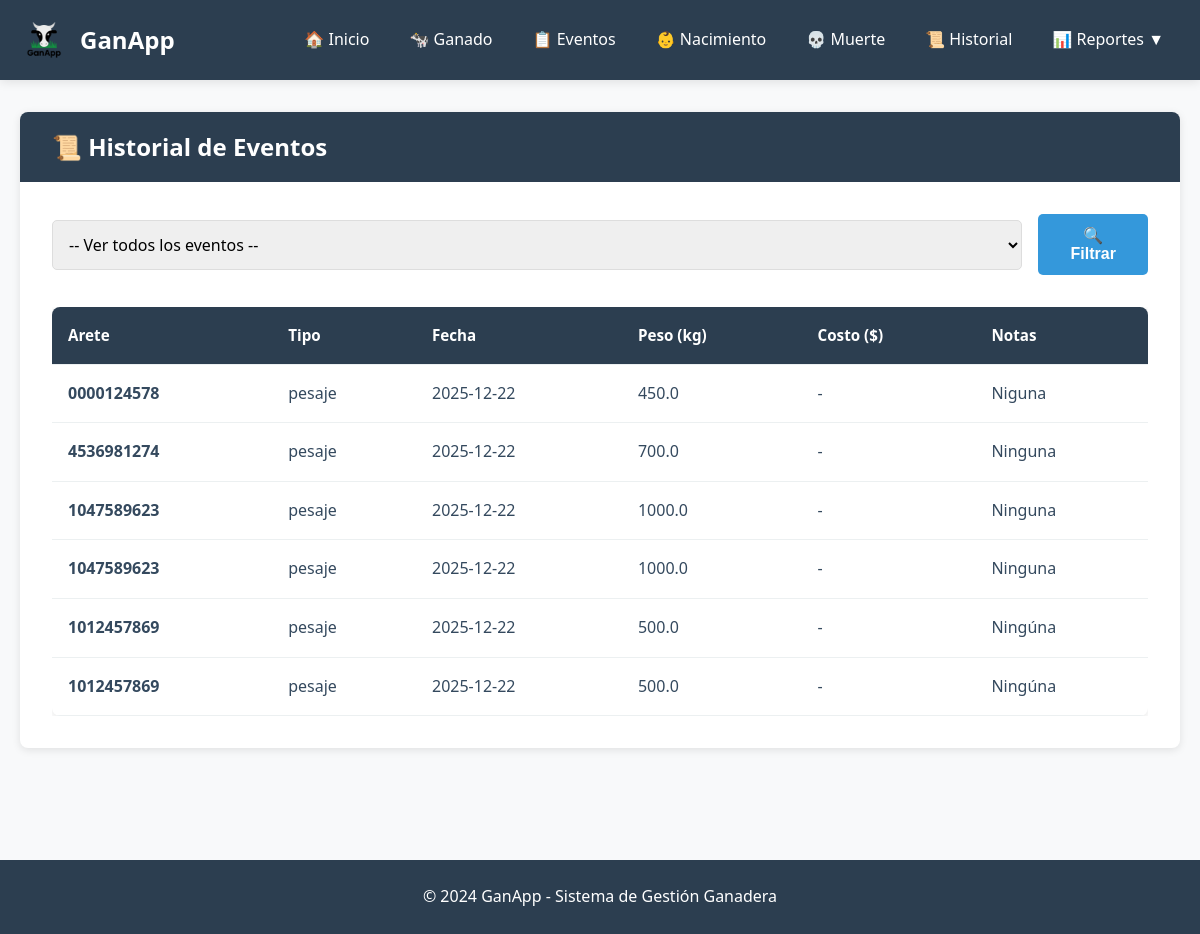
The page /historial on the database its author committed.
### tables this page shows
CREATE TABLE eventos (
        id INTEGER PRIMARY KEY AUTOINCREMENT,
        arete TEXT NOT NULL,
        tipo TEXT NOT NULL,
        fecha TEXT NOT NULL,
        peso REAL,
        costo REAL,
        notas TEXT,
        fecha_registro TIMESTAMP DEFAULT CURRENT_TIMESTAMP,
        FOREIGN KEY (arete) REFERENCES ganado(arete) ON DELETE CASCADE
    );

### app.py (the view)
@app.route('/historial')
def historial():
    arete = request.args.get('arete', '')
    conn = database.conectar()
    cursor = conn.cursor()
    if arete:
        cursor.execute("""
            SELECT tipo, fecha, peso, costo, notas, arete
            FROM eventos
            WHERE arete = ?
            ORDER BY fecha DESC
        """, (arete,))
    else:
        cursor.execute("""
            SELECT tipo, fecha, peso, costo, notas, arete
            FROM eventos
            ORDER BY fecha DESC
            LIMIT 100
        """)
    eventos = cursor.fetchall()
    cursor.execute("SELECT DISTINCT arete FROM ganado ORDER BY arete")
    aretes = [row[0] for row in cursor.fetchall()]
    conn.close()
    return render_template('historial.html', eventos=eventos, aretes=aretes, arete_seleccionado=arete)

### database.py (called while the page is built)
def conectar():
    return sqlite3.connect(DB_NAME)

### templates/historial.html (shortened to what this page needs)
{% extends "base.html" %}
{% block content %}
<div class="card">
    <div class="card-header">
        <h2>📜 Historial de Eventos</h2>
    </div>
    <form method="GET" action="{{ url_for('historial') }}" class="search-bar">
        <select name="arete" class="form-control">
            <option value="">-- Ver todos los eventos --</option>
        </select>
        <button type="submit" class="btn btn-primary">🔍 Filtrar</button>
    </form>
    <div class="table-container">
        <table>
            <thead>
                <tr>
                    <th>Arete</th>
                    <th>Tipo</th>
                    <th>Fecha</th>
                    <th>Peso (kg)</th>
                    <th>Costo ($)</th>
                    <th>Notas</th>
                </tr>
            </thead>
            <tbody>
                {% for evento in eventos %}
                <tr>
                    <td><strong>{{ evento[5] }}</strong></td>
                    <td>{{ evento[0] }}</td>
                    <td>{{ evento[1] }}</td>
                    <td>{{ evento[2] if evento[2] else '-' }}</td>
                    <td>{{ "${:,.2f}".format(evento[3]) if evento[3] else '-' }}</td>
                    <td>{{ evento[4] if evento[4] else '-' }}</td>
                </tr>
                {% endfor %}
            </tbody>
        </table>
    </div>
</div>
{% endblock %}

### static/css/style.css (style rules this page uses)
:root { --primary: #2C3E50; --secondary: #3498DB; --success: #27AE60; --danger: #E74C3C; --warning: #F39C12; --light: #ECF0F1; --dark: #34495E; --white: #FFFFFF; --hover: #5DADE2; --bg-main: #F8F9FA; }
* { margin: 0; padding: 0; box-sizing: border-box; }
body { font-family: 'Segoe UI', Tahoma, Geneva, Verdana, sans-serif; background-color: var(--bg-main); color: var(--dark); line-height: 1.6; }
.card { background-color: var(--white); border-radius: 8px; padding: 2rem; box-shadow: 0 2px 8px rgba(0,0,0,0.1); margin-bottom: 2rem; }
.card-header { background-color: var(--primary); color: var(--white); padding: 1rem 2rem; border-radius: 8px 8px 0 0; margin: -2rem -2rem 2rem -2rem; }
.card-header h2 { font-size: 1.5rem; font-weight: bold; }
.form-control { width: 100%; padding: 0.75rem; border: 1px solid #ddd; border-radius: 5px; font-size: 1rem; font-family: 'Segoe UI', sans-serif; transition: border-color 0.3s, box-shadow 0.3s; }
select.form-control { cursor: pointer; }
.btn { display: inline-block; padding: 0.75rem 1.5rem; border: none; border-radius: 5px; font-size: 1rem; font-weight: bold; text-decoration: none; cursor: pointer; transition: all 0.3s; text-align: center; }
.btn-primary { background-color: var(--secondary); color: var(--white); }
.table-container { overflow-x: auto; margin-top: 1rem; }
table { width: 100%; border-collapse: collapse; background-color: var(--white); border-radius: 8px; overflow: hidden; box-shadow: 0 2px 8px rgba(0,0,0,0.1); }
thead { background-color: var(--primary); color: var(--white); }
th, td { padding: 1rem; text-align: left; border-bottom: 1px solid var(--light); }
th { font-weight: bold; font-size: 0.95rem; }
.search-bar { display: flex; gap: 1rem; margin-bottom: 2rem; align-items: center; }

### rows shown on the page
eventos: arete "0000124578", tipo "pesaje", fecha "2025-12-22", peso "450.0", value "-", notas "Niguna"
eventos: arete "4536981274", tipo "pesaje", fecha "2025-12-22", peso "700.0", value "-", notas "Ninguna"
eventos: arete "1047589623", tipo "pesaje", fecha "2025-12-22", peso "1000.0", value "-", notas "Ninguna"
eventos: arete "1047589623", tipo "pesaje", fecha "2025-12-22", peso "1000.0", value "-", notas "Ninguna"
eventos: arete "1012457869", tipo "pesaje", fecha "2025-12-22", peso "500.0", value "-", notas "Ningúna"
eventos: arete "1012457869", tipo "pesaje", fecha "2025-12-22", peso "500.0", value "-", notas "Ningúna"
